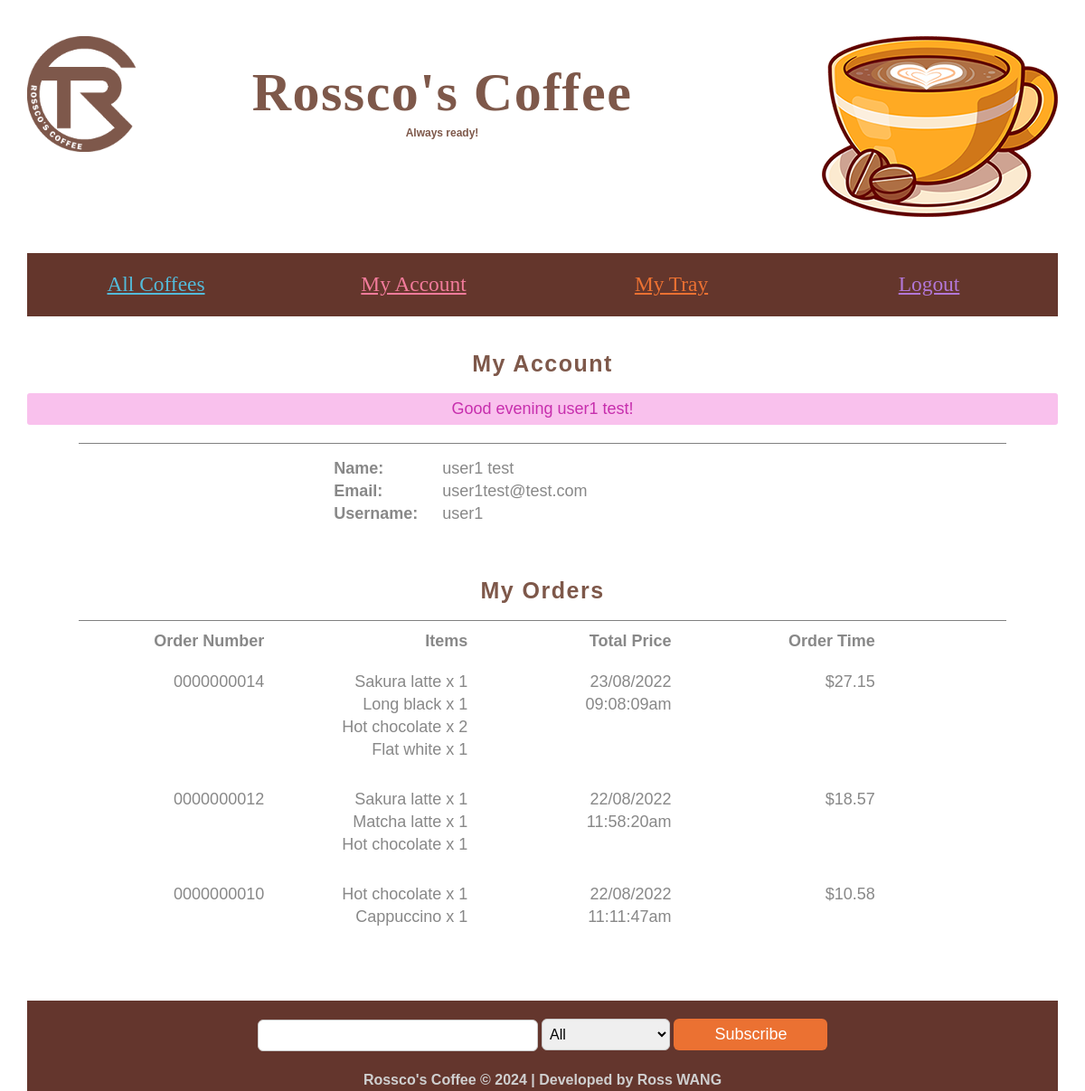
The app's page /view/account.php (signed in) with its own data.
### tables this page shows
CREATE TABLE `user` (
  `userID` int(10) NOT NULL,
  `firstName` varchar(256) DEFAULT NULL,
  `lastName` varchar(256) DEFAULT NULL,
  `email` varchar(256) NOT NULL,
  `username` varchar(20) NOT NULL,
  `password` varchar(64) NOT NULL,
  `salt` varchar(32) NOT NULL
);

CREATE TABLE `order_history` (
  `orderID` int(10) NOT NULL,
  `orderItems` text NOT NULL,
  `orderPrice` decimal(10,2) NOT NULL,
  `orderTime` datetime NOT NULL,
  `userID` int(10) NOT NULL
);

### model/functions_users.php (called while the page is built, shortened)
<?php
	function get_user()
	{
		global $conn;
		$sql = 'SELECT * FROM user WHERE username = :username';
		$statement = $conn->prepare($sql);
		$statement->bindValue(':username', $_SESSION['user']);
		$statement->execute();
		$result = $statement->fetch();
		return $result;
	}
?>

### model/functions_order.php (called while the page is built, shortened)
<?php
	function get_orders($userID)
	{
		global $conn;
		$sql = 'SELECT * FROM order_history WHERE userID = :userID ORDER BY orderTime DESC';
		$statement = $conn->prepare($sql);
        $statement->bindValue(':userID', $userID);
		$statement->execute();
		$result = $statement->fetchAll();
		return $result;
	}
?>

### view/account.php (the view, shortened to what this page needs)
<?php
	require('../model/database.php');
	require('../model/functions_messages.php');
	require('../model/functions_order.php');
	require('header.php');
	require('nav.php');
?>
<section id="main">
	<h2>My Account</h2>
	<?php
		$user = get_user();
		$result = get_orders($user['userID']);
	?>
	<div id="userInfo">
        <div class="userDetails">
            <div class="infoTitle"><b>Name:</b></div><?php echo $user['firstName']; ?> <?php echo $user['lastName']; ?></br>
            <div class="infoTitle"><b>Email:</b></div><?php echo $user['email']; ?></br>
            <div class="infoTitle"><b>Username:</b></div><?php echo $user['username']; ?>
        </div>
	</div>
	<h2>My Orders</h2>
	<div class="orders">
		<div class="orderHeader">
			<div>Order Number</div>
			<div>Items</div>
			<div>Total Price</div>
			<div>Order Time</div>
		</div>
		<?php foreach($result as $row):?>
			<div class="orderInfo">
				<div>
					<?php echo str_pad($row['orderID'], 10, '0', STR_PAD_LEFT); ?>
				</div>
				<div>
					<?php echo $row['orderItems']; ?>
				</div>
				<div>
					<?php echo date("d/m/Y",strtotime($row['orderTime']))."<br/>".date("h:i:sa",strtotime($row['orderTime'])); ?>
				</div>
				<div>
					$<?php echo $row['orderPrice']; ?>
				</div>
			</div>
		<?php endforeach; ?>
	</div>
</section>
<?php
	require('footer.php');
?>

### css/main.css (style rules this page uses)
body, div, h1, h2, h3, h4, h5, h6, p, ul, ol, li, dl, dt, dd, img, form, fieldset, blockquote { margin:0; padding:0; text-align:center; }
body { font-family:Arial, sans-serif; line-height:25px; font-size:18px; color:#888888; background-color: #ffffff; }
h2 { font-size:25px; color:#7e584a; padding: 0 0 20px 0; letter-spacing:1.5px; }
#main { width:100%; margin:0 auto; overflow: auto; padding-bottom: 60px; }
.orders { width: 90%; margin:0 auto; border-top: 1px solid gray; }
.orderHeader div { text-align: right; font-weight: bold; width: 20%; float: left; padding: 10px 0; margin-right: 20px; }
.orderInfo { padding-bottom:10px; clear: both; display: block; overflow: auto; }
.orderInfo div { text-align: right; width: 20%; float: left; padding: 10px 0; margin-right: 20px; }
#userInfo { border-top: 1px solid gray; width: 90%; margin: 0 auto; }
.userDetails { width: 45%; margin:15px auto; margin-bottom:60px; text-align: left; }
.infoTitle { text-align: left; float: left; width: 120px; }

### records on screen
user: firstName "user1", lastName "test", email "user1test@test.com", username "user1"
order_history: orderID "0000000014", orderItems "Sakura latte x 1 Long black x 1 Hot chocolate x 2 Flat white x 1", orderTime "23/08/2022", orderTime "09:08:09am", orderPrice "27.15"
order_history: orderID "0000000012", orderItems "Sakura latte x 1 Matcha latte x 1 Hot chocolate x 1", orderTime "22/08/2022", orderTime "11:58:20am", orderPrice "18.57"
order_history: orderID "0000000010", orderItems "Hot chocolate x 1 Cappuccino x 1", orderTime "22/08/2022", orderTime "11:11:47am", orderPrice "10.58"

### other values on screen
$_SESSION['success'] "Good evening user1 test!"
